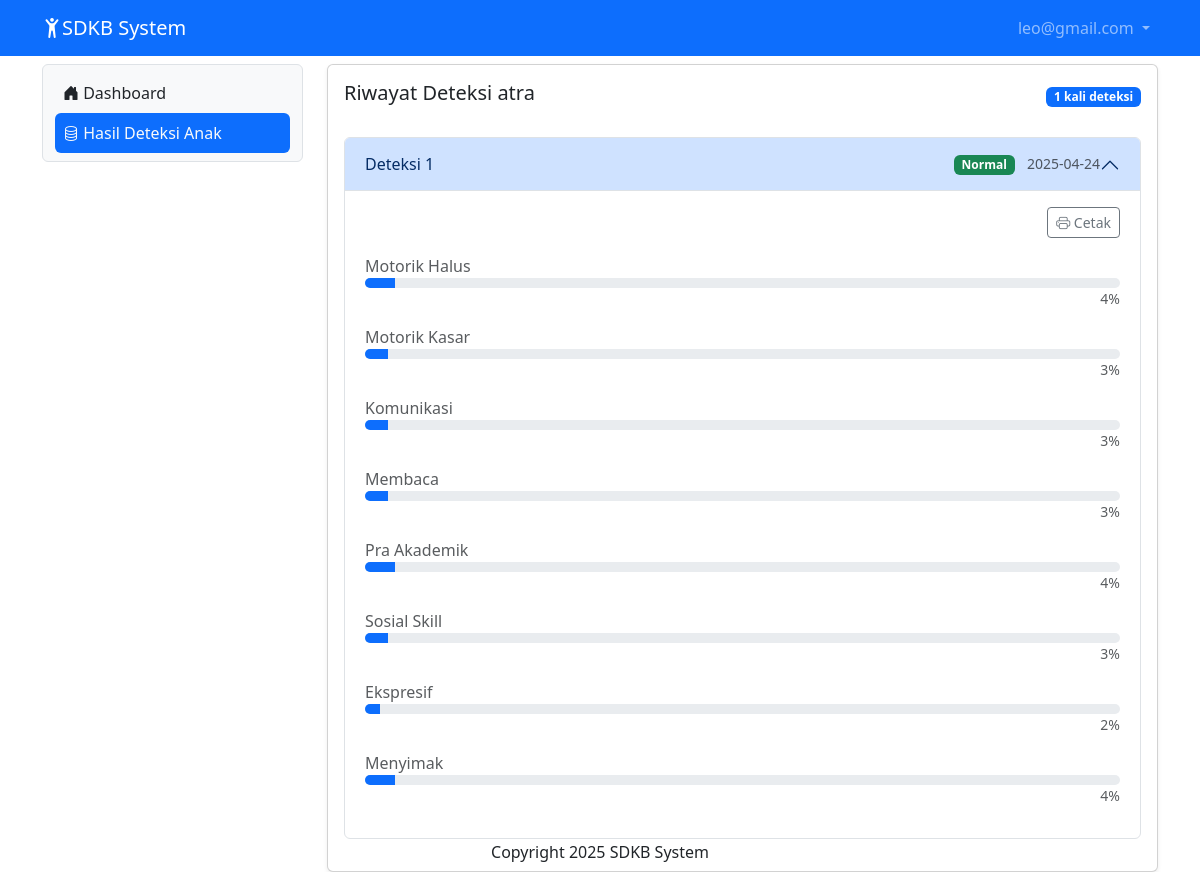
Screenshot of /hasil_deteksi_anak (signed in) with the database file from the repository.
### tables this page shows
CREATE TABLE IF NOT EXISTS `users` (
  `user_id` int(11) NOT NULL AUTO_INCREMENT,
  `fullname` varchar(100) NOT NULL,
  `username` varchar(200) NOT NULL,
  `password` varchar(200) NOT NULL,
  `level` int(11) NOT NULL,
  `phone` varchar(30) NOT NULL,
  `alamat` varchar(300) NOT NULL,
  `created_at` timestamp NOT NULL DEFAULT CURRENT_TIMESTAMP,
  PRIMARY KEY (`user_id`),
  UNIQUE KEY `username` (`username`)
);

CREATE TABLE IF NOT EXISTS `students` (
  `student_id` int(11) NOT NULL AUTO_INCREMENT,
  `parent_id` int(11) DEFAULT NULL,
  `name` varchar(100) NOT NULL,
  `usia` int(11) NOT NULL DEFAULT '0',
  `gender` enum('L','P') NOT NULL,
  `class` varchar(20) DEFAULT NULL,
  PRIMARY KEY (`student_id`),
  KEY `parent_id` (`parent_id`),
  CONSTRAINT `students_ibfk_1` FOREIGN KEY (`parent_id`) REFERENCES `users` (`user_id`)
);

CREATE TABLE IF NOT EXISTS `assessment_results` (
  `id` int(11) NOT NULL AUTO_INCREMENT,
  `student_id` int(11) DEFAULT NULL,
  `motorik_kasar` int(11) DEFAULT NULL,
  `motorik_halus` int(11) DEFAULT NULL,
  `komunikasi` int(11) DEFAULT NULL,
  `membaca` int(11) DEFAULT NULL,
  `sosial_skill` int(11) DEFAULT NULL,
  `menyimak` int(11) DEFAULT NULL,
  `ekspresif` int(11) DEFAULT NULL,
  `pra_akademik` int(11) DEFAULT NULL,
  `prediction` varchar(50) DEFAULT NULL,
  `rekomendasi` text,
  `tanggal` date DEFAULT NULL,
  `motorik_score` float DEFAULT NULL,
  `bahasa_score` float DEFAULT NULL,
  `kognitif_score` float DEFAULT NULL,
  PRIMARY KEY (`id`) USING BTREE,
  KEY `FK__students` (`student_id`) USING BTREE,
  CONSTRAINT `FK_assessment_results_students` FOREIGN KEY (`student_id`) REFERENCES `students` (`student_id`) ON DELETE CASCADE ON UPDATE CASCADE
);

### hasil_deteksi_anak.php (the view, shortened to what this page needs)
<?php
    include "proses/connect.php";
    $user_id = $_SESSION['user_id'];
    $query_anak = "SELECT s.*, u.fullname as parent_name
                   FROM students s
                   LEFT JOIN users u ON s.parent_id = u.user_id
                   WHERE s.parent_id = '$user_id'";
    $result_anak = mysqli_query($conn, $query_anak);
    $anak = mysqli_fetch_assoc($result_anak);
    $id_anak = $anak['student_id'];
    $query_deteksi = "SELECT motorik_halus, motorik_kasar, komunikasi, membaca, pra_akademik, sosial_skill, ekspresif, menyimak, prediction, tanggal, rekomendasi, id
                      FROM assessment_results
                      WHERE student_id = '$id_anak'
                      ORDER BY tanggal DESC";
    $result_deteksi = mysqli_query($conn, $query_deteksi);
    $jumlah_deteksi = mysqli_num_rows($result_deteksi);
?>
<div class="col-lg-9 mt-2">
    <div class="card shadow-sm">
        <div class="card-body">
            <div class="d-flex justify-content-between align-items-center mb-4">
                <h3 class="card-title h5">Riwayat Deteksi <?= htmlspecialchars($anak['name']) ?></h3>
                <span class="badge bg-primary"><?= $jumlah_deteksi ?> kali deteksi</span>
            </div>
            <?php if ($jumlah_deteksi == 0): ?>
                <div class="alert alert-info">
                    Belum ada riwayat deteksi untuk anak Anda.
                </div>
            <?php else: ?>
                <div class="accordion" id="detectionHistory">
                    <?php $counter = 1; ?>
                    <?php while($row_deteksi = mysqli_fetch_assoc($result_deteksi)): ?>
                        <div class="accordion-item mb-3">
                            <h2 class="accordion-header" id="heading<?= $counter ?>">
                                <button class="accordion-button <?= ($counter > 1) ? 'collapsed' : '' ?>" type="button" data-bs-toggle="collapse"
                                        data-bs-target="#collapse<?= $counter ?>" aria-expanded="<?= ($counter == 1) ? 'true' : 'false' ?>"
                                        aria-controls="collapse<?= $counter ?>">
                                    <div class="d-flex justify-content-between align-items-center w-100">
                                        <span>Deteksi <?= $jumlah_deteksi - $counter + 1 ?></span>
                                        <div>
                                            <span class="badge <?= strtolower($row_deteksi['prediction']) == 'terlambat' ? 'bg-warning' : 'bg-success' ?> me-2">
                                                <?= htmlspecialchars($row_deteksi['prediction']) ?>
                                            </span>
                                            <small class="text-muted"><?= htmlspecialchars($row_deteksi['tanggal']) ?></small>
                                        </div>
                                    </div>
                                </button>
                            </h2>
                            <div id="collapse<?= $counter ?>" class="accordion-collapse collapse <?= ($counter == 1) ? 'show' : '' ?>"
                                 aria-labelledby="heading<?= $counter ?>" data-bs-parent="#detectionHistory">
                                <div class="accordion-body" id="printableArea-<?= $counter ?>">
                                    <div class="d-flex justify-content-end mb-3">
                                        <button class="btn btn-sm btn-outline-secondary print-button "
                                                onclick="return printSpecificContent('printableArea-<?= $counter ?>')">
                                            <i class="bi bi-printer"></i> Cetak
                                        </button>
                                    </div>
                                    <div class="mb-2">
                                        <span class="text-muted">Motorik Halus</span>
                                        <div class="progress" style="height: 10px;">
                                            <div class="progress-bar" role="progressbar"
                                                style="width: <?= htmlspecialchars($row_deteksi['motorik_halus']) ?>%;"
                                                aria-valuenow="<?= htmlspecialchars($row_deteksi['motorik_halus']) ?>"
                                                aria-valuemin="0" aria-valuemax="100"></div>
                                        </div>
                                        <p class="text-end text-muted small"><?= htmlspecialchars($row_deteksi['motorik_halus']) ?>%</p>
                                    </div>
                                    <div class="mb-2">
                                        <span class="text-muted">Motorik Kasar</span>
                                        <div class="progress" style="height: 10px;">
                                            <div class="progress-bar" role="progressbar"
                                                style="width: <?= htmlspecialchars($row_deteksi['motorik_kasar']) ?>%;"
                                                aria-valuenow="<?= htmlspecialchars($row_deteksi['motorik_kasar']) ?>"
                                                aria-valuemin="0" aria-valuemax="100"></div>
                                        </div>
                                        <p class="text-end text-muted small"><?= htmlspecialchars($row_deteksi['motorik_kasar']) ?>%</p>
                                    </div>
                                    <div class="mb-2">
                                        <span class="text-muted">Komunikasi</span>
                                        <div class="progress" style="height: 10px;">
                                            <div class="progress-bar" role="progressbar"
                                                style="width: <?= htmlspecialchars($row_deteksi['komunikasi']) ?>%;"
                                                aria-valuenow="<?= htmlspecialchars($row_deteksi['komunikasi']) ?>"
                                                aria-valuemin="0" aria-valuemax="100"></div>
                                        </div>
                                        <p class="text-end text-muted small"><?= htmlspecialchars($row_deteksi['komunikasi']) ?>%</p>
                                    </div>
                                    <div class="mb-2">
                                        <span class="text-muted">Membaca</span>
                                        <div class="progress" style="height: 10px;">
                                            <div class="progress-bar" role="progressbar"
                                                style="width: <?= htmlspecialchars($row_deteksi['membaca']) ?>%;"
                                                aria-valuenow="<?= htmlspecialchars($row_deteksi['membaca']) ?>"
                                                aria-valuemin="0" aria-valuemax="100"></div>
                                        </div>
                                        <p class="text-end text-muted small"><?= htmlspecialchars($row_deteksi['membaca']) ?>%</p>
                                    </div>
                                    <div class="mb-2">
                                        <span class="text-muted">Pra Akademik</span>
                                        <div class="progress" style="height: 10px;">
                                            <div class="progress-bar" role="progressbar"
                                                style="width: <?= htmlspecialchars($row_deteksi['pra_akademik']) ?>%;"
                                                aria-valuenow="<?= htmlspecialchars($row_deteksi['pra_akademik']) ?>"
                                                aria-valuemin="0" aria-valuemax="100"></div>
                                        </div>
                                        <p class="text-end text-muted small"><?= htmlspecialchars($row_deteksi['pra_akademik']) ?>%</p>
                                    </div>
                                    <div class="mb-2">
                                        <span class="text-muted">Sosial Skill</span>
                                        <div class="progress" style="height: 10px;">
                                            <div class="progress-bar" role="progressbar"
                                                style="width: <?= htmlspecialchars($row_deteksi['sosial_skill']) ?>%;"
                                                aria-valuenow="<?= htmlspecialchars($row_deteksi['sosial_skill']) ?>"
                                                aria-valuemin="0" aria-valuemax="100"></div>
                                        </div>
                                        <p class="text-end text-muted small"><?= htmlspecialchars($row_deteksi['sosial_skill']) ?>%</p>
                                    </div>
                                    <div class="mb-2">
                                        <span class="text-muted">Ekspresif</span>
                                        <div class="progress" style="height: 10px;">
                                            <div class="progress-bar" role="progressbar"
                                                style="width: <?= htmlspecialchars($row_deteksi['ekspresif']) ?>%;"
                                                aria-valuenow="<?= htmlspecialchars($row_deteksi['ekspresif']) ?>"
                                                aria-valuemin="0" aria-valuemax="100"></div>
                                        </div>
                                        <p class="text-end text-muted small"><?= htmlspecialchars($row_deteksi['ekspresif']) ?>%</p>
                                    </div>
                                    <div class="mb-2">
                                        <span class="text-muted">Menyimak</span>
                                        <div class="progress" style="height: 10px;">
                                            <div class="progress-bar" role="progressbar"
                                                style="width: <?= htmlspecialchars($row_deteksi['menyimak']) ?>%;"
                                                aria-valuenow="<?= htmlspecialchars($row_deteksi['menyimak']) ?>"
                                                aria-valuemin="0" aria-valuemax="100"></div>
                                        </div>
                                        <p class="text-end text-muted small"><?= htmlspecialchars($row_deteksi['menyimak']) ?>%</p>
                                    </div>
                                </div>
                            </div>
                        </div>
                        <?php $counter++; ?>
                    <?php endwhile; ?>
                </div>
            <?php endif; ?>
        </div>
    </div>
</div>

### header.php (shortened to what this page needs)
<nav class="navbar navbar-expand navbar-dark bg-primary sticky-top no-print">
  <div class="container">
    <a class="navbar-brand" href="."><i class="bi bi-person-arms-up"></i>SDKB System</a>
    <div class="collapse navbar-collapse justify-content-end" id="navbarNavDropdown">
      <ul class="navbar-nav">
        <li class="nav-item dropdown">
          <a class="nav-link dropdown-toggle" href="#" role="button" data-bs-toggle="dropdown" aria-expanded="false">
            <?php echo $hasil ['username'];?>
          </a>
        </li>
      </ul>
    </div>
  </div>
</nav>

### hasil_deteksi_anak.php (style rules this page uses)
.progress-bar { background-color: #0d6efd; }

### rows the page displays
users: username "leo@gmail.com"
students: name "atra"
assessment_results: counter "1", prediction "Normal", tanggal "2025-04-24", motorik_halus "4", motorik_kasar "3", komunikasi "3", membaca "3", pra_akademik "4", sosial_skill "3", ekspresif "2", menyimak "4"

### other values shown
$jumlah_deteksi "1"
